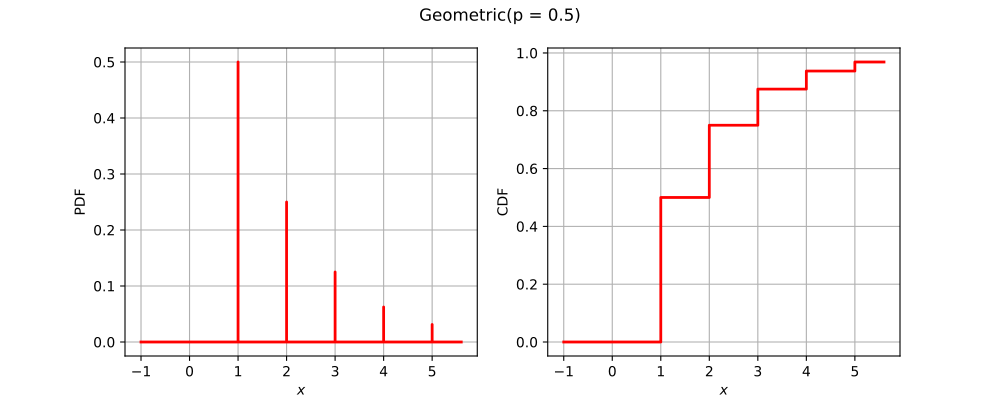

Generate this figure with Python:
import openturns as ot
from matplotlib import pyplot as plt
from openturns.viewer import View
title = None
if ot.Geometric().__class__.__name__ == 'Bernoulli':
    distribution = ot.Bernoulli(0.7)
elif ot.Geometric().__class__.__name__ == 'Binomial':
    distribution = ot.Binomial(5, 0.2)
elif ot.Geometric().__class__.__name__ == 'Hypergeometric':
    distribution = ot.Hypergeometric(10, 4, 7)
elif ot.Geometric().__class__.__name__ == 'CumulativeDistributionNetwork':
    coll = [ot.Normal(2),ot.Dirichlet([0.5, 1.0, 1.5])]
    distribution = ot.CumulativeDistributionNetwork(coll, ot.BipartiteGraph([[0,1], [0,1]]))
elif ot.Geometric().__class__.__name__ == 'Histogram':
    distribution = ot.Histogram([-1.0, 0.5, 1.0, 2.0], [0.45, 0.4, 0.15])
elif ot.Geometric().__class__.__name__ == 'KernelMixture':
    kernel = ot.Uniform()
    sample = ot.Normal().getSample(5)
    bandwith = [1.0]
    distribution = ot.KernelMixture(kernel, bandwith, sample)
elif ot.Geometric().__class__.__name__ == 'MaximumDistribution':
    coll = [ot.Uniform(2.5, 3.5), ot.LogUniform(1.0, 1.2), ot.Triangular(2.0, 3.0, 4.0)]
    distribution = ot.MaximumDistribution(coll)
elif ot.Geometric().__class__.__name__ == 'Multinomial':
    distribution = ot.Multinomial(5, [0.2])
elif ot.Geometric().__class__.__name__ == 'RandomMixture':
    coll = [ot.Triangular(0.0, 1.0, 5.0), ot.Uniform(-2.0, 2.0)]
    weights = [0.8, 0.2]
    cst = 3.0
    distribution = ot.RandomMixture(coll, weights, cst)
elif ot.Geometric().__class__.__name__ == 'TruncatedDistribution':
    distribution = ot.TruncatedDistribution(ot.Normal(2.0, 1.5), 1.0, 4.0)
elif ot.Geometric().__class__.__name__ == 'UserDefined':
    distribution = ot.UserDefined([[1.0], [2.0], [3.0]], [0.4, 0.5, 1.0])
elif ot.Geometric().__class__.__name__ == 'ZipfMandelbrot':
    distribution = ot.ZipfMandelbrot(10, 2.5, 0.3)
elif ot.Geometric().__class__.__name__ == 'Normal':
    cov = ot.CovarianceMatrix([[1.0, -0.5], [-0.5, 1.0]])
    distribution = ot.Normal([0.0, 0.0], cov)
    title = "Normal dist. with correlation coefficient {}".format(cov[0, 1])
else:
    distribution = ot.Geometric()

dimension = distribution.getDimension()
if title is None:
    title = str(distribution)[:100].split('\n')[0]
if dimension == 1:
    distribution.setDescription(['$x$'])
    pdf_graph = distribution.drawPDF()
    cdf_graph = distribution.drawCDF()
    fig = plt.figure(figsize=(10, 4))
    pdf_axis = fig.add_subplot(121)
    cdf_axis = fig.add_subplot(122)
    View(pdf_graph, figure=fig, axes=[pdf_axis], add_legend=False)
    View(cdf_graph, figure=fig, axes=[cdf_axis], add_legend=False)
    fig.suptitle(title)
elif dimension == 2:
    grid = ot.GridLayout(1, 2)
    pdf_graph = distribution.drawPDF()
    pdf_graph.setLegends([''])
    cdf_graph = distribution.drawCDF()
    cdf_graph.setLegends([''])
    grid.setGraph(0, 0, pdf_graph)
    grid.setGraph(0, 1, cdf_graph)
    grid.setTitle(title)
    fig = View(grid).getFigure()
    fig.axes[0].set_title('PDF')
    fig.axes[1].set_title('CDF')
